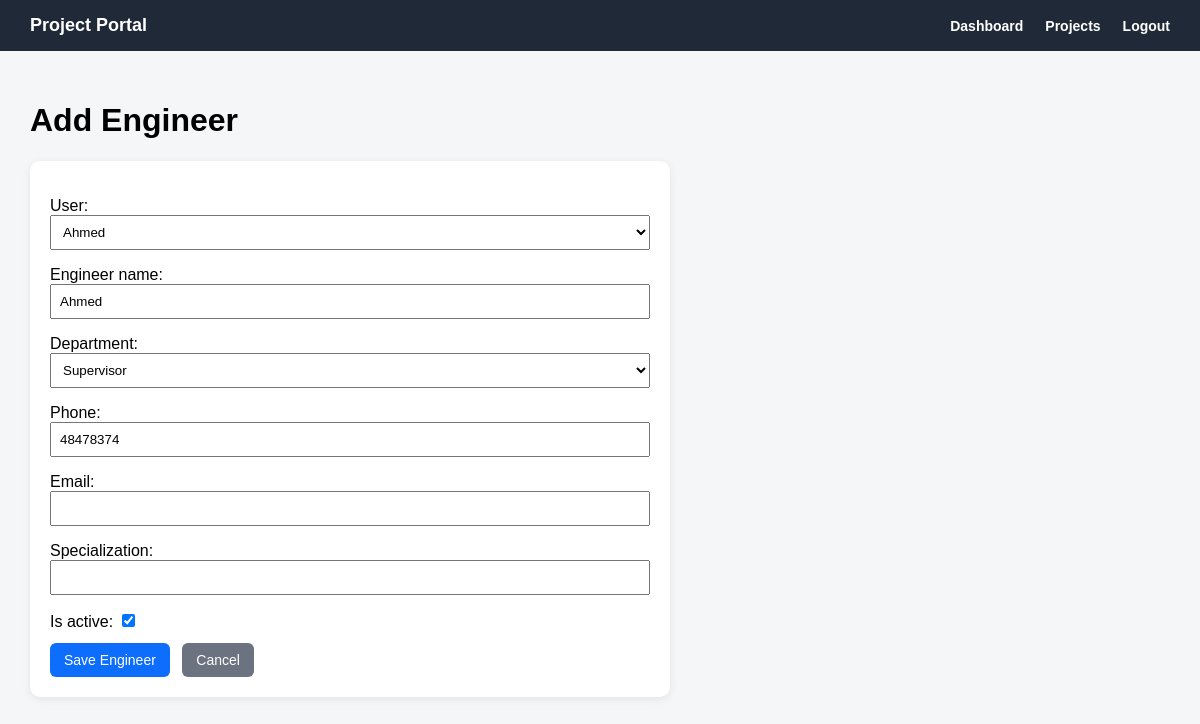
The app's page /engineers/2/edit/ (signed in) with its own data.
### engineers/models.py (models this page shows, shortened)
class Engineer(models.Model):
    class Department(models.TextChoices):
        INTERIOR_DESIGNER = 'INTERIOR_DESIGNER', 'Interior Designer'
        MECHANICAL_ENGINEER = 'MECHANICAL_ENGINEER', 'Mechanical Engineer'
        ELECTRICAL_ENGINEER = 'ELECTRICAL_ENGINEER', 'Electrical Engineer'
        SUPERVISOR = 'SUPERVISOR', 'Supervisor'
        ARCHITECT = 'ARCHITECT', 'Architect'
    user = models.OneToOneField(
        settings.AUTH_USER_MODEL,
        on_delete=models.CASCADE,
        related_name='engineer_profile'
    )
    engineer_name = models.CharField(max_length=150)
    department = models.CharField(
        max_length=50,
        choices=Department.choices,
        blank=True,
        null=True
    )
    phone = models.CharField(max_length=30, blank=True, null=True)
    email = models.EmailField(blank=True, null=True)
    specialization = models.CharField(max_length=150, blank=True, null=True)
    is_active = models.BooleanField(default=True)
    created_at = models.DateTimeField(auto_now_add=True)

### engineers/views.py (the view)
# urls.py: path('<int:pk>/edit/', engineer_edit_view, name='engineer_edit'),
@login_required
def engineer_edit_view(request, pk):
    if request.user.role != 'ADMIN':
        return redirect('accounts:dashboard')
    engineer = get_object_or_404(Engineer, pk=pk)
    if request.method == 'POST':
        old_user = engineer.user
        old_engineer_name = engineer.engineer_name
        old_department = engineer.department
        old_phone = engineer.phone
        old_email = engineer.email
        old_specialization = engineer.specialization
        old_is_active = engineer.is_active
        form = EngineerForm(request.POST, instance=engineer)
        if form.is_valid():
            engineer = form.save()
            changes = []
            if old_user != engineer.user:
                changes.append(f'User: {old_user} -> {engineer.user}')
            if old_engineer_name != engineer.engineer_name:
                changes.append(f'Engineer Name: {old_engineer_name} -> {engineer.engineer_name}')
            if old_department != engineer.department:
                changes.append(f'Department: {old_department} -> {engineer.department}')
            if old_phone != engineer.phone:
                changes.append(f'Phone: {old_phone} -> {engineer.phone}')
            if old_email != engineer.email:
                changes.append(f'Email: {old_email} -> {engineer.email}')
            if old_specialization != engineer.specialization:
                changes.append(f'Specialization: {old_specialization} -> {engineer.specialization}')
            if old_is_active != engineer.is_active:
                changes.append(f'Active: {old_is_active} -> {engineer.is_active}')
            description = f'Engineer updated: {engineer.engineer_name}'
            if changes:
                description += ' | Changes: ' + ', '.join(changes)
            ActivityLog.objects.create(
                user=request.user,
                action=ActivityLog.Action.UPDATE,
                model_name='Engineer',
                object_name=str(engineer),
                description=description
            )
            return redirect('engineers:engineer_detail', pk=engineer.pk)
    else:
        form = EngineerForm(instance=engineer)
    return render(request, 'engineers/engineer_form.html', {
        'form': form,
        'page_title': 'Edit Engineer',
        'button_text': 'Save Changes',
    })

### engineers/forms.py
class EngineerForm(forms.ModelForm):
    class Meta:
        model = Engineer
        fields = [
            'user',
            'engineer_name',
            'department',
            'phone',
            'email',
            'specialization',
            'is_active',
        ]
    def __init__(self, *args, **kwargs):
        super().__init__(*args, **kwargs)
        self.fields['user'].queryset = User.objects.filter(role='ENGINEER')

### templates/engineers/engineer_form.html (shortened to what this page needs)
{% extends 'base.html' %}
{% block content %}
<h1>Add Engineer</h1>
<div class="form-card">
    <form method="post">
        {{ form.as_p }}
        <button type="submit" class="btn btn-primary">Save Engineer</button>
        <a href="{% url 'engineers:engineer_list' %}" class="btn btn-secondary">
            Cancel
        </a>
    </form>
</div>
{% endblock %}

### templates/base.html (style rules this page uses)
body { margin: 0; font-family: Arial, sans-serif; background: #f4f6f8; }

### templates/engineers/engineer_form.html (style rules this page uses)
.form-card { background: white; padding: 20px; border-radius: 10px; box-shadow: 0 2px 8px rgba(0, 0, 0, 0.08); max-width: 600px; }
.form-card form p { margin-bottom: 12px; }
.form-card input, .form-card textarea, .form-card select { width: 100%; padding: 8px; box-sizing: border-box; }
.form-card input[type="checkbox"] { width: auto; }
.btn { display: inline-block; border: none; padding: 9px 14px; border-radius: 6px; cursor: pointer; text-decoration: none; font-size: 14px; }
.btn-primary { background: #0d6efd; color: white; }
.btn-secondary { background: #6b7280; color: white; margin-left: 8px; }

### records on screen
Engineer: user "Ahmed", engineer_name "Ahmed", department "Supervisor", phone "48478374", is_active "☑"
